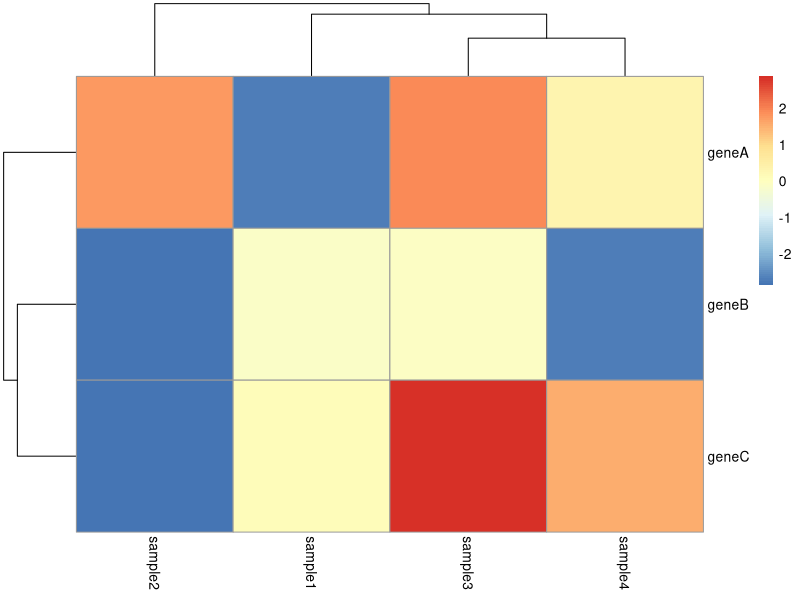
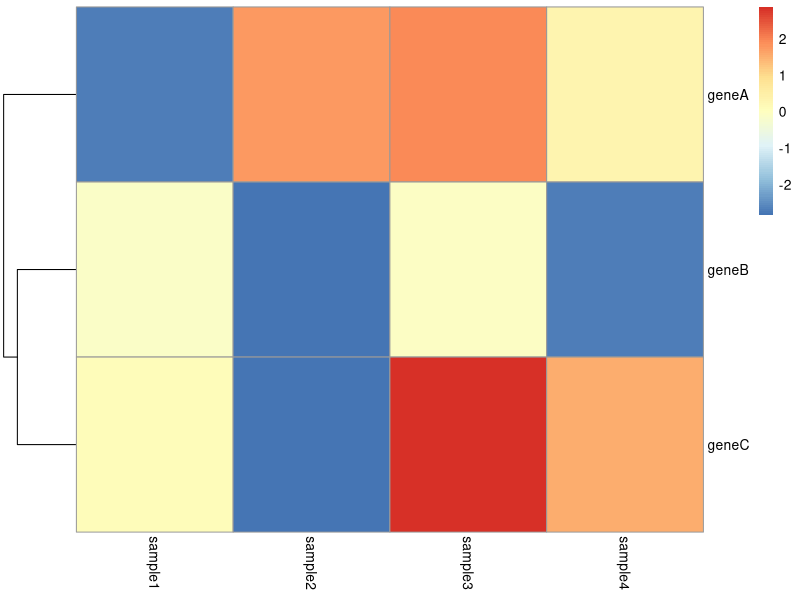
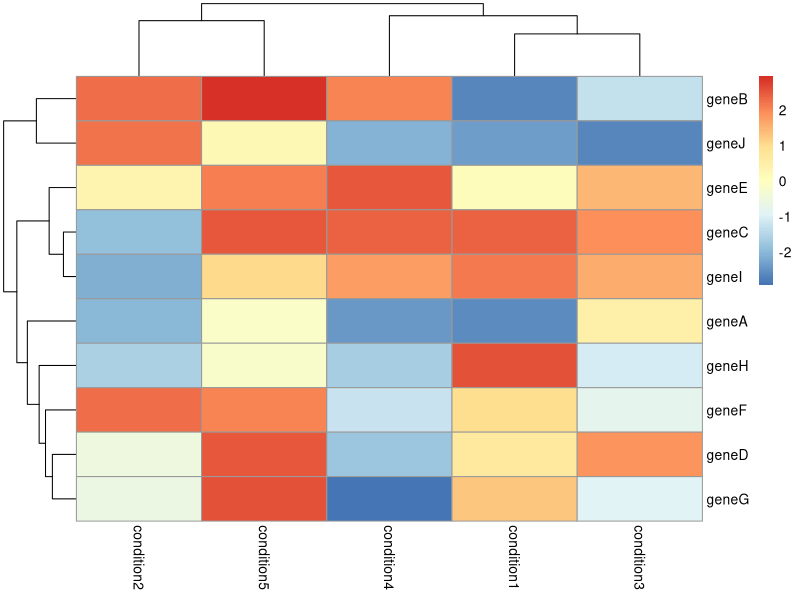

R code for these plots, in order:
### make a data frame with gene expression values. The gene IDs should be in row names.
df <- data.frame(row.names = c("geneA", "geneB", "geneC"),
                 sample1 = runif(3, min = -3, max = 3),
                 sample2 = runif(3, min = -3, max = 3),
                 sample3 = runif(3, min = -3, max = 3),
                 sample4 = runif(3, min = -3, max = 3))

### make a simple heatmap
# load library
library(pheatmap) 

# make the heatmap
pheatmap(df)


# re-draw the heatmap without clustering genes
pheatmap(df,
         cluster_cols = FALSE)

### exercise – making simple heatmaps
# make a dataframe, where gene IDs are in row names;
# number of values to be drawn by runif() should be the same as the number of rows (genes)
df <- data.frame(row.names = c("geneA", "geneB", "geneC", "geneD", "geneE", "geneF", "geneG", "geneH", "geneI", "geneJ"),
                 condition1 = runif(10, min = -3, max = 3),
                 condition2 = runif(10, min = -3, max = 3),
                 condition3 = runif(10, min = -3, max = 3),
                 condition4 = runif(10, min = -3, max = 3),
                 condition5 = runif(10, min = -3, max = 3))

# load the library
library(pheatmap)

# initial plot
pheatmap(df)

# final plot
pheatmap(df,
         cluster_cols = FALSE,
         border_color = NA,
         filename = "heatmap.png")
